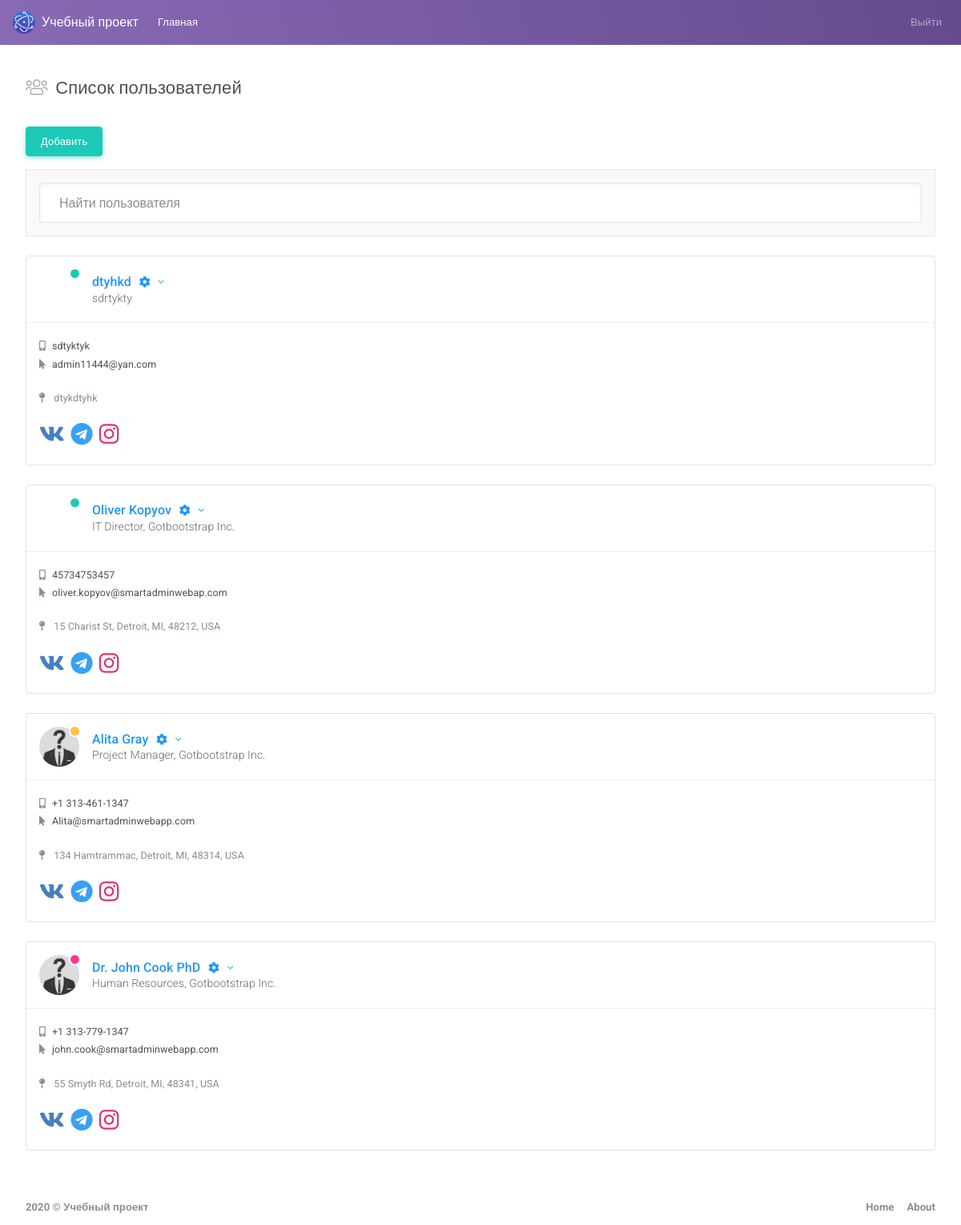
The app's page /project/users.php (signed in) with its own data.
### tables this page shows
CREATE TABLE `users` (
  `id` int(11) NOT NULL,
  `email` varchar(255) NOT NULL,
  `password` varchar(255) NOT NULL,
  `role` tinyint(1) NOT NULL,
  `username` varchar(255) DEFAULT NULL,
  `job_title` varchar(255) DEFAULT NULL,
  `status` varchar(255) DEFAULT NULL,
  `image` int(11) DEFAULT NULL,
  `phone` varchar(255) DEFAULT NULL,
  `address` varchar(255) DEFAULT NULL,
  `vk` varchar(255) DEFAULT NULL,
  `telegram` varchar(255) DEFAULT NULL,
  `instagram` varchar(255) DEFAULT NULL
);

CREATE TABLE `images` (
  `id_image` int(11) NOT NULL,
  `name` varchar(255) NOT NULL,
  `href` varchar(255) NOT NULL,
  `format` varchar(11) NOT NULL
);

### project/src/includeTemplate.php (called while the page is built)
<?php
function includeTemplate(string $templatePath, array $data = []): void
{
    extract($data);
    $templateDir = APP_DIR . DIRECTORY_SEPARATOR . 'templates';
    include $templateDir . DIRECTORY_SEPARATOR . ltrim($templatePath, '/');
}

### project/src/database/getUsers.php (called while the page is built)
<?php
function getUsers() : array
{
    $connect = connectToBD();
    $query = $connect->prepare('SELECT * FROM users LEFT JOIN images ON users.image = images.id_image');
    $query -> execute();
    return $query -> fetchAll(PDO::FETCH_ASSOC) ?: [];
}

### project/users.php (the view, shortened to what this page needs)
<?php
$users = getUsers();
?>
<!DOCTYPE html>
<html lang="en">
<head>
    <link id="vendorsbundle" rel="stylesheet" media="screen, print" href="css/vendors.bundle.css">
    <link id="appbundle" rel="stylesheet" media="screen, print" href="css/app.bundle.css">
    <link id="myskin" rel="stylesheet" media="screen, print" href="css/skins/skin-master.css">
    <link rel="stylesheet" media="screen, print" href="css/fa-solid.css">
    <link rel="stylesheet" media="screen, print" href="css/fa-brands.css">
</head>
    <body class="mod-bg-1 mod-nav-link">
        <?php includeTemplate('/menu.php')?>
        <main id="js-page-content" role="main" class="page-content mt-3">
            <div class="subheader">
                <h1 class="subheader-title">
                    <i class='subheader-icon fal fa-users'></i> Список пользователей
                </h1>
            </div>
            <div class="row">
                <div class="col-xl-12">
                    <?php if ($_SESSION['role'] == true) {?>
                        <a class="btn btn-success" href="create_user.php">Добавить</a>
                    <?php } ?>
                    <div class="border-faded bg-faded p-3 mb-g d-flex mt-3">
                        <input type="text" id="js-filter-contacts" name="filter-contacts" class="form-control shadow-inset-2 form-control-lg" placeholder="Найти пользователя">
                    </div>
                </div>
            </div>
            <div class="row" id="js-contacts">
                <?php foreach ($users as $user) {?>
                <div class="col-xl-4">
                    <div id="c_1" class="card border shadow-0 mb-g shadow-sm-hover" data-filter-tags="<?=$user['username']?>">
                        <div class="card-body border-faded border-top-0 border-left-0 border-right-0 rounded-top">
                            <div class="d-flex flex-row align-items-center">
                                <span class="status status-<?=$user['status']?> mr-3">
                                    <a href='/project/page_profile.php?id=<?=$user['id']?>'>
                                    <span class="rounded-circle profile-image d-block " style="background-image:url('<?=(!is_null($user['image']))?$user['href'].$user['name'].'.'.$user['format']: '/project/upload/defoltImage.jpg'?>'); background-size: cover;"></span>
                                    </a>
                                </span>
                                <div class="info-card-text flex-1">
                                    <a href="javascript:void(0);" class="fs-xl text-truncate text-truncate-lg text-info" data-toggle="dropdown" aria-expanded="false">
                                        <?=$user['username']?>
                                        <?php if ($_SESSION['role'] == true || $_SESSION['id'] == $user['id']) { ?>
                                        <i class="fal fas fa-cog fa-fw d-inline-block ml-1 fs-md"></i>
                                        <i class="fal fa-angle-down d-inline-block ml-1 fs-md"></i>
                                        <?php } ?>
                                    </a>
                                    <span class="text-truncate text-truncate-xl"><?=$user['job_title']?></span>
                                </div>
                            </div>
                        </div>
                        <div class="card-body p-0 collapse show">
                            <div class="p-3">
                                <a href="tel:+13174562564" class="mt-1 d-block fs-sm fw-400 text-dark">
                                    <i class="fas fa-mobile-alt text-muted mr-2"></i><?=$user['phone']?></a>
                                <a href="mailto:oliver.kopyov@smartadminwebapp.com" class="mt-1 d-block fs-sm fw-400 text-dark">
                                    <i class="fas fa-mouse-pointer text-muted mr-2"></i><?=$user['email']?></a>
                                <address class="fs-sm fw-400 mt-4 text-muted">
                                    <i class="fas fa-map-pin mr-2"></i> <?=$user['address']?></address>
                                <div class="d-flex flex-row">
                                    <a href="<?=$user['vk']?>" class="mr-2 fs-xxl" style="color:#4680C2">
                                        <i class="fab fa-vk"></i>
                                    </a>
                                    <a href="<?=$user['telegram']?>" class="mr-2 fs-xxl" style="color:#38A1F3">
                                        <i class="fab fa-telegram"></i>
                                    </a>
                                    <a href="<?=$user['instagram']?>" class="mr-2 fs-xxl" style="color:#E1306C">
                                        <i class="fab fa-instagram"></i>
                                    </a>
                                </div>
                            </div>
                        </div>
                    </div>
                </div>
                <?php } ?>
            </div>
        </main>
        <footer class="page-footer" role="contentinfo">
            <div class="d-flex align-items-center flex-1 text-muted">
                <span class="hidden-md-down fw-700">2020 © Учебный проект</span>
            </div>
            <div>
                <ul class="list-table m-0">
                    <li><a href="intel_introduction.html" class="text-secondary fw-700">Home</a></li>
                    <li class="pl-3"><a href="info_app_licensing.html" class="text-secondary fw-700">About</a></li>
                </ul>
            </div>
        </footer>
    </body>
</html>

### project/templates/menu.php (shortened to what this page needs)
<nav class="navbar navbar-expand-lg navbar-dark bg-primary bg-primary-gradient">
    <a class="navbar-brand d-flex align-items-center fw-500" href="/project/users.php"><img alt="logo" class="d-inline-block align-top mr-2" src="img/logo.png"> Учебный проект</a>
    <div class="collapse navbar-collapse" id="navbarColor02">
        <ul class="navbar-nav mr-auto">
            <li class="nav-item active">
                <a class="nav-link" href="/project/users.php">Главная <span class="sr-only">(current)</span></a>
            </li>
        </ul>
        <ul class="navbar-nav ml-auto">
            <li class="nav-item">
                <?php if ($_SESSION['auth'] == true) { ?>
                <a class="nav-link" href="?logout=yes">Выйти</a>
                <?php }?>
            </li>
        </ul>
    </div>
</nav>

### project/css/fa-solid.css (style rules this page uses)
.fa,.fas { font-family:'Font Awesome 5 Pro';font-weight:900 }

### project/css/fa-brands.css (style rules this page uses)
.fab { font-family:'Font Awesome 5 Brands';font-weight:400 }

### records on screen
users: username "dtyhkd", job_title "sdrtykty", phone "sdtyktyk", email "admin11444@yan.com", address "dtykdtyhk"
users: username "Oliver Kopyov", job_title "IT Director, Gotbootstrap Inc.", phone "45734753457", email "oliver.kopyov@smartadminwebap.com", address "15 Charist St, Detroit, MI, 48212, USA"
users: username "Alita Gray", job_title "Project Manager, Gotbootstrap Inc.", phone "+1 313-461-1347", email "Alita@smartadminwebapp.com", address "134 Hamtrammac, Detroit, MI, 48314, USA"
users: username "Dr. John Cook PhD", job_title "Human Resources, Gotbootstrap Inc.", phone "+1 313-779-1347", email "john.cook@smartadminwebapp.com", address "55 Smyth Rd, Detroit, MI, 48341, USA"
